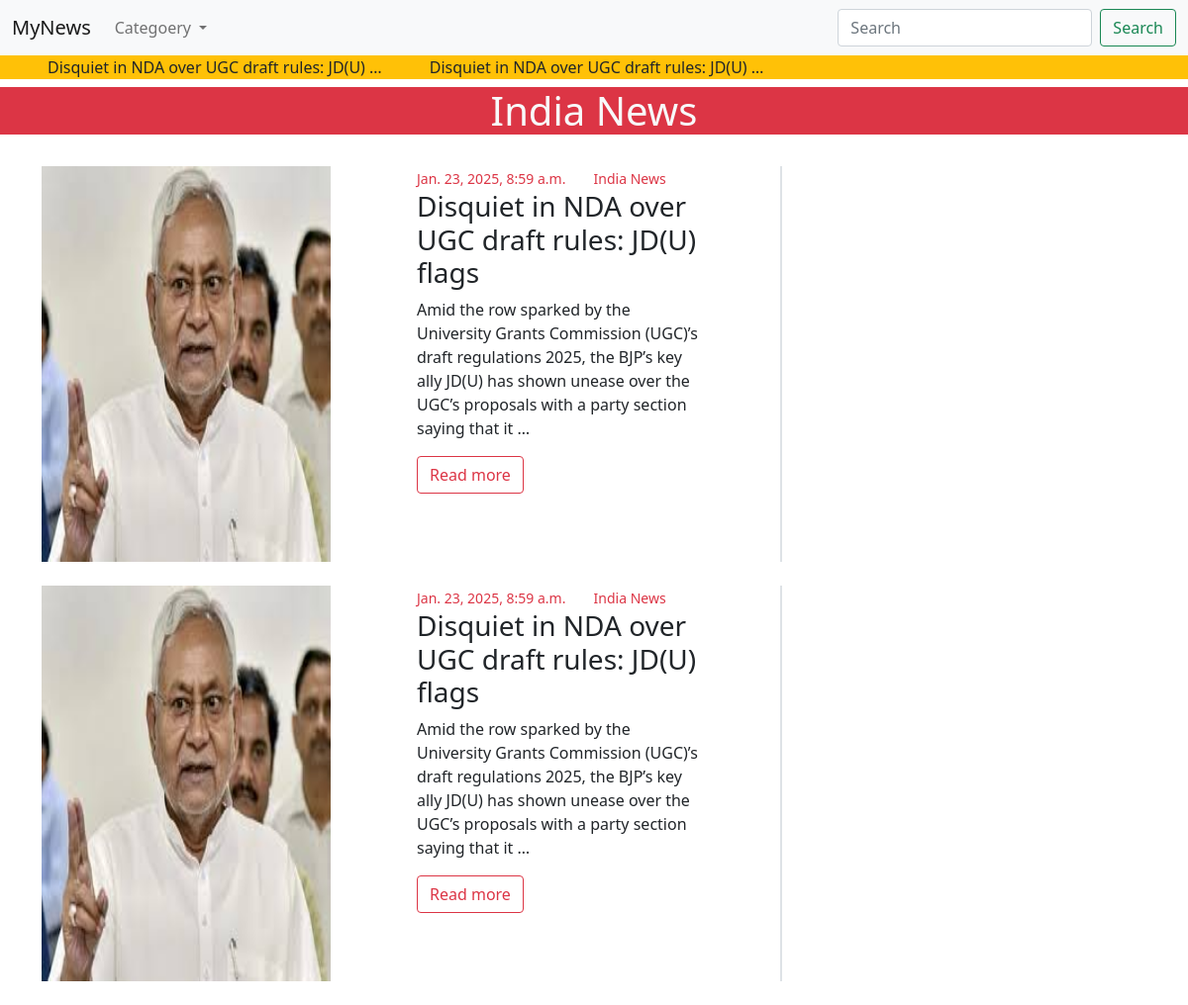
The page /India News/ on the database its author committed.
### news/models.py (models this page shows, shortened)
class News(models.Model):
     user = models.ForeignKey(User,on_delete=models.SET_NULL, null=True , blank=True)
     Categoery = models.ForeignKey(Categoery,on_delete=models.CASCADE)
     title = models.CharField( max_length=50)
     description = models.TextField()
     img = models.ImageField( upload_to='News/')
     date = models.DateTimeField( auto_now_add=True)
     class Meta:
          verbose_name_plural = 'News'

class Categoery(models.Model):
     title = models.CharField( max_length=50)
     img = models.ImageField( upload_to='cate/')
     def __str__(self):
         return self.title

### News24/views.py (the view)
# urls.py: path('India News/' ,views.india , name='india'),
def india(request):
    try:
        categoery = Categoery.objects.all()
        news = News.objects.filter( Categoery__title = 'India News' ).order_by('-id')
        return render(request, 'india.html', {'categoery': categoery,'news': news })
    except:
        return render(request, 'eorrr.html')

### templates/india.html (shortened to what this page needs)
{% extends "base.html" %}
{% block con %}
<h1 class='bg-danger text-light text-center'> India News </h1>
    <section class="news">
      <div class="container">
        <div class="row">
          <div class="col-md-8">
            {% for news in news %}
            <div class="row border-end border-2 mb-4 mt-4" >
              <div class="col-md-5">
                <img src="/media/{{news.img}}" alt="" style="height:50vh; width:100%;">
              </div>
              <div class="col-md-5 offset-1">
                <small class='text-danger'>{{news.date}}</small>
                <small class='text-danger ms-4 '>{{news.Categoery}}</small>
                <h3 >{{news.title | truncatewords:10  }}</h3>
                <p>{{news.description | truncatewords:32}} </p>
                                <form class="d-flex" action="{% url "read" %}" method="POST" >
                  <button  class="btn btn-outline-danger" type="submit"> Read more</button>
                </form>
              </div>
            </div>
            {% endfor %}
          </div>
          <div class="col-md-4"></div>
        </div>
      </div>
    </section>
{% endblock con %}

### templates/base.html (shortened to what this page needs)
<!doctype html>
<html lang="en">
  <head>
    <link rel="stylesheet" href='./static/css/style.css'>
    <link href="https://cdn.jsdelivr.net/npm/bootstrap@5.0.2/dist/css/bootstrap.min.css" rel="stylesheet">
  </head>
  <body>
      <nav id='nav2' class="navbar navbar-expand-lg navbar-light bg-light">
        <div class="container-fluid">
          <a class="navbar-brand" href="{% url "home" %}">MyNews</a>
          <div class="collapse navbar-collapse" id="navbarSupportedContent">
            <ul class="navbar-nav me-auto mb-2 mb-lg-0">
              <li class="nav-item dropdown">
                <a class="nav-link dropdown-toggle" href="#" id="navbarDropdown" role="button" data-bs-toggle="dropdown" aria-expanded="false">
                  Categoery
                </a>
            </li>
            </ul>
            <form class="d-flex" action="{% url "search" %}" method="Get" >
              <input class="form-control me-2" type="search" name = 'search' placeholder="Search" aria-label="Search">
              <button  class="btn btn-outline-success" type="submit">Search</button>
            </form>
          </div>
        </div>
      </nav>
      <marquee class=' text-light bg-warning d-flex mb-2' behavior="" direction="">
          {% for news in news %}
           <a href=""  class='text-decoration-none text-dark ms-5'> {{news.title | truncatewords:8}}  </a>
          {% endfor %}
      </marquee>
    {% block con %}
    {% endblock con %}
  </body>
</html>

### static/css/style.css (style rules this page uses)
* { margin: 0; padding: 0; box-sizing: border-box; }

### rows shown on the page
News: title "Disquiet in NDA over UGC draft rules: JD(U) …", img (picture), date "Jan. 23, 2025, 8:59 a.m.", Categoery "India News", title "Disquiet in NDA over UGC draft rules: JD(U) flags", description "Amid the row sparked by the University Grants Commission (UGC)’s draft regulations 2025, the BJP’s key ally JD(U) has shown unease over the UGC’s proposals with a party section saying that it …"
News: title "Disquiet in NDA over UGC draft rules: JD(U) …", img (picture), date "Jan. 23, 2025, 8:59 a.m.", Categoery "India News", title "Disquiet in NDA over UGC draft rules: JD(U) flags", description "Amid the row sparked by the University Grants Commission (UGC)’s draft regulations 2025, the BJP’s key ally JD(U) has shown unease over the UGC’s proposals with a party section saying that it …"
